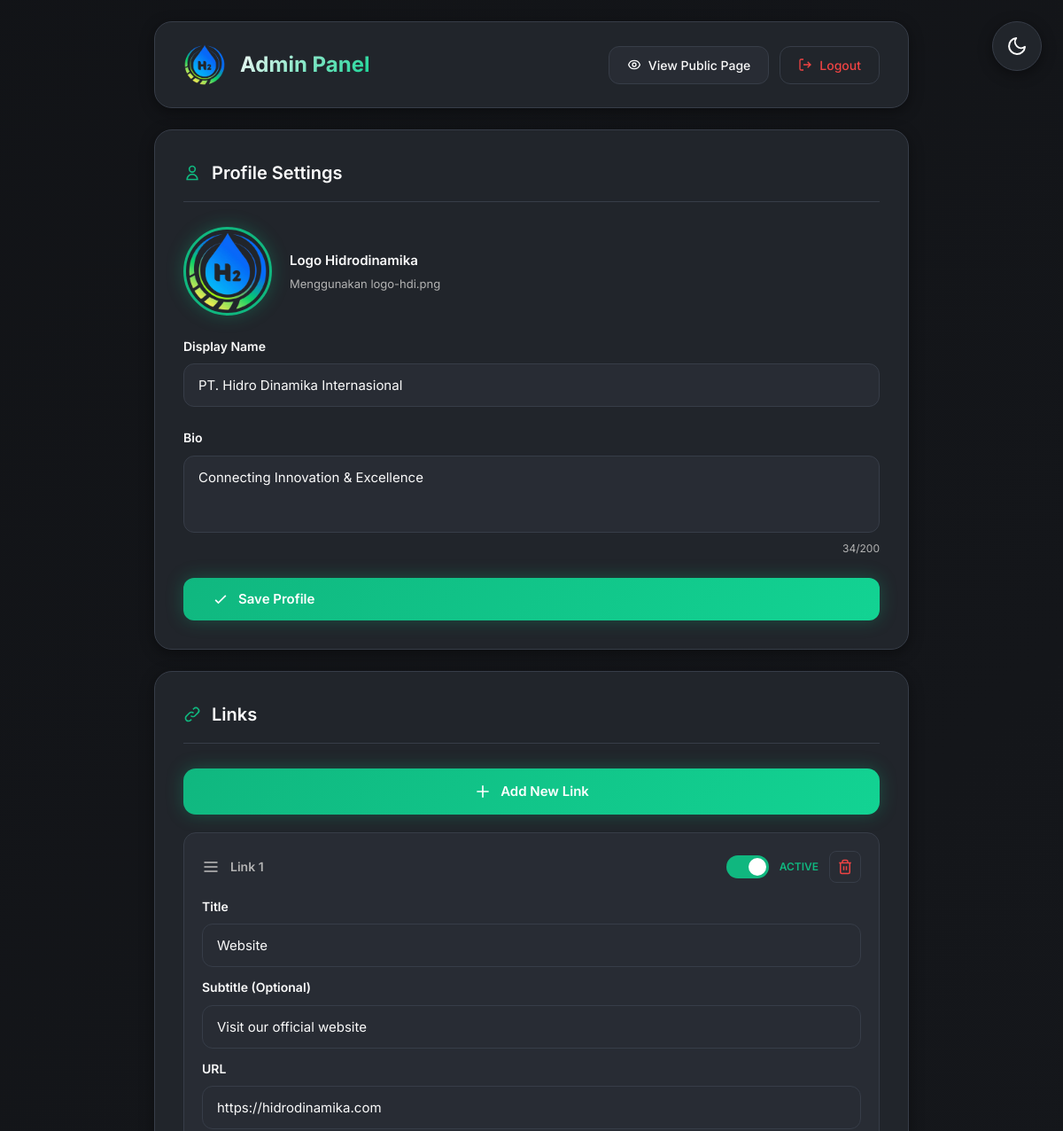
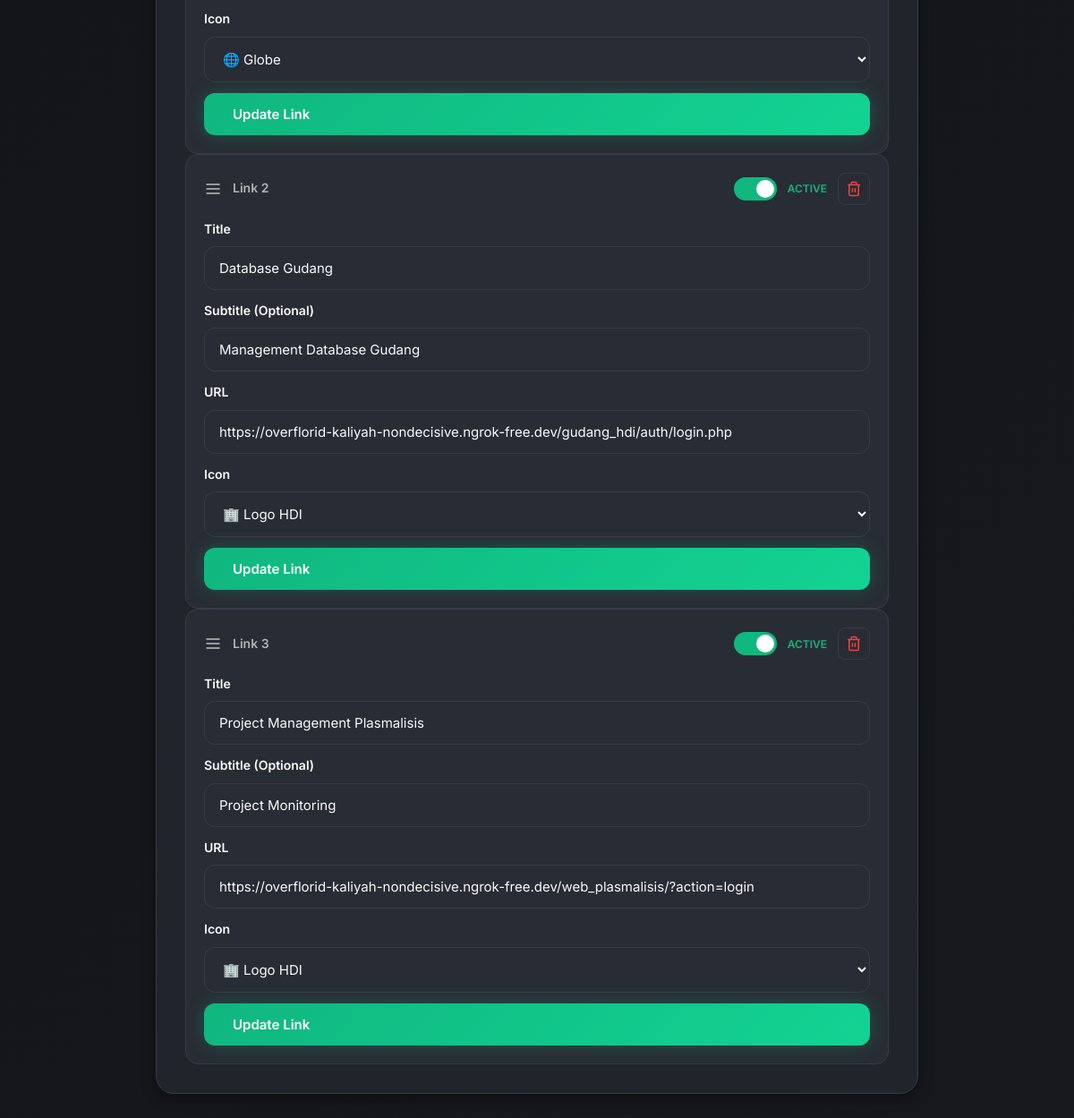
/admin.php (signed in), run on the app's committed database (2 pictures, top to bottom).
### tables this page shows
CREATE TABLE profile (
    id SERIAL PRIMARY KEY,
    name VARCHAR(200) NOT NULL,
    bio TEXT,
    logo_url VARCHAR(500),
    theme VARCHAR(20) DEFAULT 'dark',
    created_at TIMESTAMP DEFAULT CURRENT_TIMESTAMP,
    updated_at TIMESTAMP DEFAULT CURRENT_TIMESTAMP
);

CREATE TABLE links (
    id SERIAL PRIMARY KEY,
    title VARCHAR(200) NOT NULL,
    subtitle VARCHAR(300),
    url VARCHAR(1000) NOT NULL,
    icon VARCHAR(50) DEFAULT 'link',
    is_active BOOLEAN DEFAULT TRUE,
    display_order INTEGER DEFAULT 0,
    click_count INTEGER DEFAULT 0,
    created_at TIMESTAMP DEFAULT CURRENT_TIMESTAMP,
    updated_at TIMESTAMP DEFAULT CURRENT_TIMESTAMP
);

### includes/functions.php (called while the page is built, shortened)
<?php
function escape($string) {
    return htmlspecialchars($string, ENT_QUOTES, 'UTF-8');
}

### includes/Database.php (called while the page is built, shortened)
<?php
class Database {
    private static $instance = null;
    private $pdo;
    private function __construct() {
        try {
            $dsn = sprintf(
                "mysql:host=%s;port=%d;dbname=%s;charset=%s",
                DB_HOST,
                DB_PORT,
                DB_NAME,
                DB_CHARSET
            );
            $options = [
                PDO::ATTR_ERRMODE => PDO::ERRMODE_EXCEPTION,
                PDO::ATTR_DEFAULT_FETCH_MODE => PDO::FETCH_ASSOC,
                PDO::ATTR_EMULATE_PREPARES => false,
            ];
            $this->pdo = new PDO($dsn, DB_USER, DB_PASS, $options);
        } catch (PDOException $e) {
            die("Database connection failed: " . $e->getMessage());
        }
    }
    public static function getInstance() {
        if (self::$instance === null) {
            self::$instance = new self();
        }
        return self::$instance;
    }
    public function query($sql, $params = []) {
        try {
            $stmt = $this->pdo->prepare($sql);
            $stmt->execute($params);
            return $stmt;
        } catch (PDOException $e) {
            throw new Exception("Query failed: " . $e->getMessage());
        }
    }
    public function fetchAll($sql, $params = []) {
        return $this->query($sql, $params)->fetchAll();
    }
    public function fetchOne($sql, $params = []) {
        return $this->query($sql, $params)->fetch();
    }
}

### models/Profile.php (called while the page is built, shortened)
<?php
class Profile {
    public static function get() {
        $db = Database::getInstance();
        $profile = $db->fetchOne("SELECT * FROM profile LIMIT 1");
        return $profile;
    }
}

### models/Link.php (called while the page is built, shortened)
<?php
class Link {
    public static function getAll($activeOnly = false) {
        $db = Database::getInstance();
        $sql = "SELECT * FROM links";
        $sql .= " ORDER BY id ASC";
        return $db->fetchAll($sql);
    }
}

### admin.php (the view, shortened to what this page needs)
<?php
require_once 'includes/Database.php';
require_once 'includes/functions.php';
require_once 'models/Profile.php';
require_once 'models/Link.php';
$profile = Profile::get();
$links = Link::getAll();
$theme = $_COOKIE['theme'] ?? 'dark';
?>
<!DOCTYPE html>
<html lang="id" data-theme="<?= escape($theme) ?>">
<head>
    <link rel="stylesheet" href="assets/css/styles.css">
</head>
<body class="admin-body">
    <button class="theme-toggle" onclick="toggleTheme()" aria-label="Toggle theme">
        <svg class="moon-icon" viewBox="0 0 24 24" fill="none" stroke="currentColor" stroke-width="2" stroke-linecap="round" stroke-linejoin="round">
            <path d="M21 12.79A9 9 0 1 1 11.21 3 7 7 0 0 0 21 12.79z"/>
        </svg>
    </button>
    <div class="admin-container">
        <div class="admin-header">
            <div class="admin-header-left">
                <img src="assets/images/logo-hdi.png" alt="Logo" class="admin-logo">
                <h1 class="admin-title">Admin Panel</h1>
            </div>
            <div class="admin-header-right">
                <button class="btn-secondary" onclick="window.location.href='index.php'">
                    <svg width="16" height="16" viewBox="0 0 24 24" fill="none" stroke="currentColor" stroke-width="2">
                        <path d="M15 12a3 3 0 11-6 0 3 3 0 016 0z"/>
                        <path d="M2.458 12C3.732 7.943 7.523 5 12 5c4.478 0 8.268 2.943 9.542 7-1.274 4.057-5.064 7-9.542 7-4.477 0-8.268-2.943-9.542-7z"/>
                    </svg>
                    View Public Page
                </button>
                <button class="btn-logout" onclick="window.location.href='logout.php'">
                    <svg width="16" height="16" viewBox="0 0 24 24" fill="none" stroke="currentColor" stroke-width="2">
                        <path d="M9 21H5a2 2 0 01-2-2V5a2 2 0 012-2h4M16 17l5-5-5-5M21 12H9"/>
                    </svg>
                    Logout
                </button>
            </div>
        </div>
        <div class="admin-content">
            <div class="admin-section">
                <div class="section-header">
                    <svg width="20" height="20" viewBox="0 0 24 24" fill="none" stroke="currentColor" stroke-width="2">
                        <path d="M16 7a4 4 0 11-8 0 4 4 0 018 0zM12 14a7 7 0 00-7 7h14a7 7 0 00-7-7z"/>
                    </svg>
                    <h2>Profile Settings</h2>
                </div>
                <form id="profileForm" class="profile-settings">
                    <div class="profile-image-section">
                        <img src="assets/images/logo-hdi.png" alt="Profile" class="admin-profile-image">
                        <div class="image-upload-info">
                            <p class="image-note">Logo Hidrodinamika</p>
                            <p class="image-hint">Menggunakan logo-hdi.png</p>
                        </div>
                    </div>
                    <div class="form-group">
                        <label for="profileName">Display Name</label>
                        <input type="text" id="profileName" name="name" class="form-input" value="<?= escape($profile['name']) ?>" required>
                    </div>
                    <div class="form-group">
                        <label for="profileBio">Bio</label>
                        <textarea id="profileBio" name="bio" class="form-textarea" rows="3" maxlength="200"><?= escape($profile['bio']) ?></textarea>
                        <span class="char-count"><span id="bioCount"><?= strlen($profile['bio']) ?></span>/200</span>
                    </div>
                    <button type="submit" class="btn-save">
                        <svg width="20" height="20" viewBox="0 0 24 24" fill="none" stroke="currentColor" stroke-width="2">
                            <path d="M5 13l4 4L19 7"/>
                        </svg>
                        Save Profile
                    </button>
                </form>
            </div>
            <div class="admin-section">
                <div class="section-header">
                    <svg width="20" height="20" viewBox="0 0 24 24" fill="none" stroke="currentColor" stroke-width="2">
                        <path d="M13.828 10.172a4 4 0 00-5.656 0l-4 4a4 4 0 105.656 5.656l1.102-1.101m-.758-4.899a4 4 0 005.656 0l4-4a4 4 0 00-5.656-5.656l-1.1 1.1"/>
                    </svg>
                    <h2>Links</h2>
                </div>
                <button class="btn-add-link" onclick="addNewLink()">
                    <svg width="20" height="20" viewBox="0 0 24 24" fill="none" stroke="currentColor" stroke-width="2">
                        <path d="M12 4v16m8-8H4"/>
                    </svg>
                    Add New Link
                </button>
                <div id="linksContainer">
                    <?php foreach ($links as $index => $link): ?>
                    <div class="admin-link-item" data-id="<?= $link['id'] ?>">
                        <div class="admin-link-header">
                            <div class="drag-handle">
                                <svg class="drag-icon" viewBox="0 0 24 24" fill="none" stroke="currentColor" stroke-width="2">
                                    <line x1="3" y1="12" x2="21" y2="12"/><line x1="3" y1="6" x2="21" y2="6"/><line x1="3" y1="18" x2="21" y2="18"/>
                                </svg>
                                <span style="color: var(--text-secondary); font-size: 14px; font-weight: 600;">Link <?= $index + 1 ?></span>
                            </div>
                            <div class="link-status">
                                <div class="toggle-switch <?= $link['is_active'] ? 'active' : '' ?>" onclick="toggleLink(<?= $link['id'] ?>)"></div>
                                <span class="status-label"><?= $link['is_active'] ? 'Active' : 'Inactive' ?></span>
                                <button class="btn-delete" onclick="deleteLink(<?= $link['id'] ?>)">
                                    <svg width="18" height="18" viewBox="0 0 24 24" fill="none" stroke="currentColor" stroke-width="2">
                                        <polyline points="3 6 5 6 21 6"/><path d="M19 6v14a2 2 0 01-2 2H7a2 2 0 01-2-2V6m3 0V4a2 2 0 012-2h4a2 2 0 012 2v2"/>
                                        <line x1="10" y1="11" x2="10" y2="17"/><line x1="14" y1="11" x2="14" y2="17"/>
                                    </svg>
                                </button>
                            </div>
                        </div>
                        <div class="admin-link-fields">
                            <div class="form-group">
                                <label>Title</label>
                                <input type="text" name="title" class="form-input" value="<?= escape($link['title']) ?>" required>
                            </div>
                            <div class="form-group">
                                <label>Subtitle (Optional)</label>
                                <input type="text" name="subtitle" class="form-input" value="<?= escape($link['subtitle']) ?>">
                            </div>
                            <div class="form-group">
                                <label>URL</label>
                                <input type="url" name="url" class="form-input" value="<?= escape($link['url']) ?>" required>
                            </div>
                            <div class="form-group">
                                <label>Icon</label>
                                <select name="icon" class="form-input">
                                    <?php
                                    $icons = ['globe' => '🌐 Globe', 'linkedin' => '💼 LinkedIn', 'instagram' => '📸 Instagram',
                                              'email' => '✉️ Email', 'whatsapp' => '💬 WhatsApp', 'link' => '🔗 Link', 'logo-hdi' => '🏢 Logo HDI'];
                                    foreach ($icons as $value => $label):
                                    ?>
                                    <option value="<?= $value ?>" <?= $link['icon'] === $value ? 'selected' : '' ?>><?= $label ?></option>
                                    <?php endforeach; ?>
                                </select>
                            </div>
                            <button type="button" class="btn-save" onclick="updateLink(<?= $link['id'] ?>)">Update Link</button>
                        </div>
                    </div>
                    <?php endforeach; ?>
                </div>
            </div>
        </div>
    </div>
</body>
</html>

### data on the page
profile: name "PT. Hidro Dinamika Internasional", bio "Connecting Innovation & Excellence", bio "34"
links: is_active 1 (drawn), title "Website", subtitle "Visit our official website", url "https://hidrodinamika.com", icon "🌐 Globe"
links: is_active 1 (drawn), title "Database Gudang", subtitle "Management Database Gudang", url "https://overflorid-kaliyah-nondecisive.ngrok-free.dev/gudang_hdi/auth/login.php", icon "🏢 Logo HDI"
links: is_active 1 (drawn), title "Project Management Plasmalisis", subtitle "Project Monitoring", url "https://overflorid-kaliyah-nondecisive.ngrok-free.dev/web_plasmalisis/?action=login", icon "🏢 Logo HDI"
